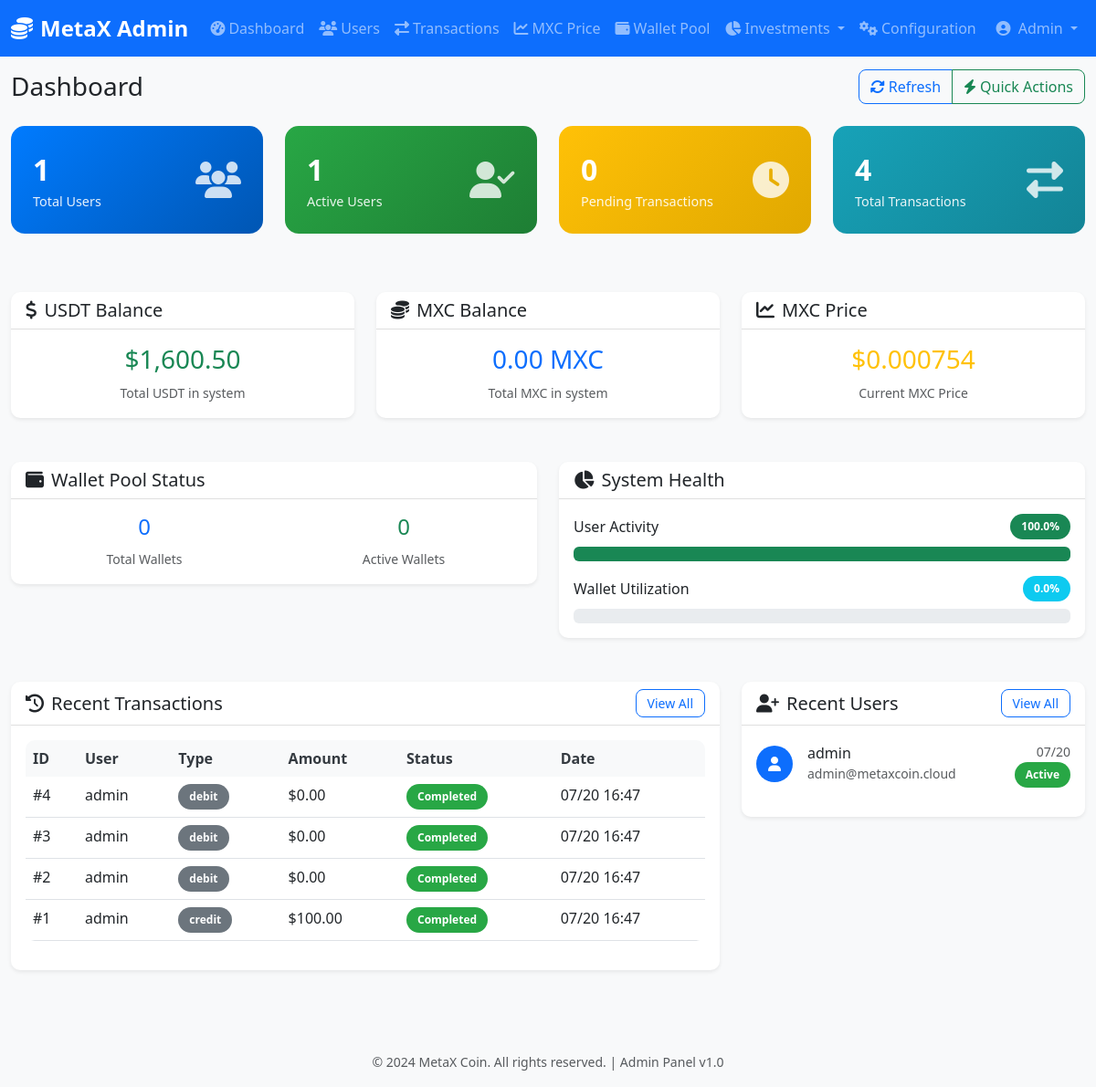
Screenshot of /admin/demo with the database file from the repository.
### models/transaction.py (models this page shows, shortened)
class Transaction(db.Model):
    __tablename__ = 'transactions'
    id = db.Column(db.Integer, primary_key=True)
    transaction_id = db.Column(db.String(50), unique=True, nullable=False, index=True)
    user_id = db.Column(db.Integer, db.ForeignKey('users.id'), nullable=False, index=True)
    transaction_type = db.Column(db.Enum(TransactionType), nullable=False, index=True)
    wallet_type = db.Column(db.String(50), nullable=False)
    amount = db.Column(db.Numeric(20, 8), nullable=False)
    fee = db.Column(db.Numeric(20, 8), default=0)
    status = db.Column(db.Enum(TransactionStatus), default=TransactionStatus.PENDING, nullable=False, index=True)
    description = db.Column(db.Text)
    admin_notes = db.Column(db.Text)
    error_message = db.Column(db.Text)
    blockchain_txn_id = db.Column(db.String(100), index=True)
    from_address = db.Column(db.String(100))
    to_address = db.Column(db.String(100))
    confirmations = db.Column(db.Integer, default=0)
    wallet_assignment_id = db.Column(db.Integer, db.ForeignKey('wallet_assignments.id'))
    created_at = db.Column(db.DateTime, default=datetime.utcnow, nullable=False)
    processed_at = db.Column(db.DateTime)
    confirmed_at = db.Column(db.DateTime)
    updated_at = db.Column(db.DateTime, default=datetime.utcnow, onupdate=datetime.utcnow)
    wallet_assignment = db.relationship('WalletAssignment', backref='transactions')

### models/user.py (models this page shows, shortened)
class User(db.Model):
    __tablename__ = 'users'
    id = db.Column(db.Integer, primary_key=True)
    username = db.Column(db.String(50), unique=True, nullable=False, index=True)
    email = db.Column(db.String(255), unique=True, nullable=False, index=True)
    password_hash = db.Column(db.String(255), nullable=False)
    first_name = db.Column(db.String(100), nullable=False)
    last_name = db.Column(db.String(100), nullable=False)
    phone = db.Column(db.String(20))
    date_of_birth = db.Column(db.Date)
    sponsor_id = db.Column(db.Integer, db.ForeignKey('users.id'), index=True)
    referral_code = db.Column(db.String(20), unique=True, nullable=False, index=True)
    is_active = db.Column(db.Boolean, default=True, nullable=False)
    is_verified = db.Column(db.Boolean, default=False, nullable=False)
    is_admin = db.Column(db.Boolean, default=False, nullable=False)
    rank = db.Column(db.String(20), default='Bronze')
    total_investment = db.Column(db.Numeric(20, 8), default=0, nullable=False)
    total_earnings = db.Column(db.Numeric(20, 8), default=0, nullable=False)
    created_at = db.Column(db.DateTime, default=datetime.utcnow, nullable=False)
    updated_at = db.Column(db.DateTime, default=datetime.utcnow, onupdate=datetime.utcnow)
    last_login = db.Column(db.DateTime)
    sponsor = db.relationship('User', remote_side=[id], backref='referrals')
    wallets = db.relationship('Wallet', backref='user', lazy='dynamic', cascade='all, delete-orphan')
    transactions = db.relationship('Transaction', backref='user', lazy='dynamic')
    incomes = db.relationship('Income', foreign_keys='Income.user_id', backref='user', lazy='dynamic')
    wallet_assignments = db.relationship('WalletAssignment', backref='user', lazy='dynamic')

### admin/web_routes.py (the view)
@admin_web_bp.route('/demo')
def demo_dashboard():
    try:
        from models.wallet import Wallet
        stats = {
            'total_users': User.query.count(),
            'active_users': User.query.filter_by(is_active=True).count(),
            'total_transactions': Transaction.query.count(),
            'pending_transactions': Transaction.query.filter_by(status=TransactionStatus.PENDING).count(),
            'total_wallets': PooledWallet.query.count() if PooledWallet.query.first() else 0,
            'active_wallets': PooledWallet.query.filter_by(is_active=True).count() if PooledWallet.query.first() else 0,
            'total_usdt_balance': Wallet.get_total_system_balance('available_fund') + Wallet.get_total_system_balance('main_balance'),
            'total_mxc_balance': 0,  # MXC balance would be calculated separately if needed
            'mxc_price': get_current_mxc_price()
        }
        recent_transactions = Transaction.query.order_by(desc(Transaction.created_at)).limit(10).all()
        recent_users = User.query.order_by(desc(User.created_at)).limit(5).all()
        return render_template('admin/dashboard.html',
                             stats=stats,
                             recent_transactions=recent_transactions,
                             recent_users=recent_users)
    except Exception as e:
        flash(f'Error loading dashboard: {str(e)}', 'error')
        return render_template('admin/dashboard.html', stats={}, recent_transactions=[], recent_users=[])

### templates/admin/dashboard.html (shortened to what this page needs)
{% extends "admin/base.html" %}
{% block page_title %}Dashboard{% endblock %}
{% block page_actions %}
<div class="btn-group" role="group">
    <button type="button" class="btn btn-outline-primary" onclick="location.reload()">
        <i class="fas fa-sync-alt me-1"></i>Refresh
    </button>
    <button type="button" class="btn btn-outline-success" data-bs-toggle="modal" data-bs-target="#quickActionsModal">
        <i class="fas fa-bolt me-1"></i>Quick Actions
    </button>
</div>
{% endblock %}
{% block content %}
<div class="row mb-4">
    <div class="col-xl-3 col-md-6 mb-4">
        <div class="stat-card">
            <div class="d-flex justify-content-between align-items-center">
                <div>
                    <div class="stat-number">{{ "{:,}".format(stats['total_users'] or 0) }}</div>
                    <div class="stat-label">Total Users</div>
                </div>
                <div class="stat-icon">
                    <i class="fas fa-users"></i>
                </div>
            </div>
        </div>
    </div>
    <div class="col-xl-3 col-md-6 mb-4">
        <div class="stat-card success">
            <div class="d-flex justify-content-between align-items-center">
                <div>
                    <div class="stat-number">{{ "{:,}".format(stats['active_users'] or 0) }}</div>
                    <div class="stat-label">Active Users</div>
                </div>
                <div class="stat-icon">
                    <i class="fas fa-user-check"></i>
                </div>
            </div>
        </div>
    </div>
    <div class="col-xl-3 col-md-6 mb-4">
        <div class="stat-card warning">
            <div class="d-flex justify-content-between align-items-center">
                <div>
                    <div class="stat-number">{{ "{:,}".format(stats['pending_transactions'] or 0) }}</div>
                    <div class="stat-label">Pending Transactions</div>
                </div>
                <div class="stat-icon">
                    <i class="fas fa-clock"></i>
                </div>
            </div>
        </div>
    </div>
    <div class="col-xl-3 col-md-6 mb-4">
        <div class="stat-card info">
            <div class="d-flex justify-content-between align-items-center">
                <div>
                    <div class="stat-number">{{ "{:,}".format(stats['total_transactions'] or 0) }}</div>
                    <div class="stat-label">Total Transactions</div>
                </div>
                <div class="stat-icon">
                    <i class="fas fa-exchange-alt"></i>
                </div>
            </div>
        </div>
    </div>
</div>
<div class="row mb-4">
    <div class="col-xl-4 col-md-6 mb-4">
        <div class="card">
            <div class="card-header">
                <h5 class="mb-0"><i class="fas fa-dollar-sign me-2"></i>USDT Balance</h5>
            </div>
            <div class="card-body text-center">
                <h3 class="text-success">${{ "{:,.2f}".format(stats['total_usdt_balance'] or 0) }}</h3>
                <small class="text-muted">Total USDT in system</small>
            </div>
        </div>
    </div>
    <div class="col-xl-4 col-md-6 mb-4">
        <div class="card">
            <div class="card-header">
                <h5 class="mb-0"><i class="fas fa-coins me-2"></i>MXC Balance</h5>
            </div>
            <div class="card-body text-center">
                <h3 class="text-primary">{{ "{:,.2f}".format(stats['total_mxc_balance'] or 0) }} MXC</h3>
                <small class="text-muted">Total MXC in system</small>
            </div>
        </div>
    </div>
    <div class="col-xl-4 col-md-6 mb-4">
        <div class="card">
            <div class="card-header">
                <h5 class="mb-0"><i class="fas fa-chart-line me-2"></i>MXC Price</h5>
            </div>
            <div class="card-body text-center">
                {% if stats['mxc_price'] %}
                <h3 class="text-warning">${{ "{:.6f}".format(stats['mxc_price'].price) }}</h3>
                <small class="text-muted">Current MXC Price</small>
                {% else %}
                <h3 class="text-muted">N/A</h3>
                <small class="text-muted">Price not set</small>
                {% endif %}
            </div>
        </div>
    </div>
</div>
<div class="row mb-4">
    <div class="col-md-6 mb-4">
        <div class="card">
            <div class="card-header">
                <h5 class="mb-0"><i class="fas fa-wallet me-2"></i>Wallet Pool Status</h5>
            </div>
            <div class="card-body">
                <div class="row text-center">
                    <div class="col-6">
                        <h4 class="text-primary">{{ stats['total_wallets'] or 0 }}</h4>
                        <small class="text-muted">Total Wallets</small>
                    </div>
                    <div class="col-6">
                        <h4 class="text-success">{{ stats['active_wallets'] or 0 }}</h4>
                        <small class="text-muted">Active Wallets</small>
                    </div>
                </div>
            </div>
        </div>
    </div>
    <div class="col-md-6 mb-4">
        <div class="card">
            <div class="card-header">
                <h5 class="mb-0"><i class="fas fa-chart-pie me-2"></i>System Health</h5>
            </div>
            <div class="card-body">
                <div class="d-flex justify-content-between align-items-center mb-2">
                    <span>User Activity</span>
                    <span class="badge bg-success">{{ "{:.1f}%".format((stats['active_users'] / stats['total_users'] * 100) if stats['total_users'] > 0 else 0) }}</span>
                </div>
                <div class="progress mb-3">
                    <div class="progress-bar bg-success" style="width: {{ (stats['active_users'] / stats['total_users'] * 100) if stats['total_users'] > 0 else 0 }}%"></div>
                </div>
                <div class="d-flex justify-content-between align-items-center mb-2">
                    <span>Wallet Utilization</span>
                    <span class="badge bg-info">{{ "{:.1f}%".format((stats['active_wallets'] / stats['total_wallets'] * 100) if stats['total_wallets'] > 0 else 0) }}</span>
                </div>
                <div class="progress">
                </div>
            </div>
        </div>
    </div>
</div>
<div class="row">
    <div class="col-lg-8 mb-4">
        <div class="card">
            <div class="card-header d-flex justify-content-between align-items-center">
                <h5 class="mb-0"><i class="fas fa-history me-2"></i>Recent Transactions</h5>
                <a href="{{ url_for('admin_web.transactions') }}" class="btn btn-sm btn-outline-primary">View All</a>
            </div>
            <div class="card-body">
                {% if recent_transactions %}
                <div class="table-responsive">
                    <table class="table table-hover">
                        <thead>
                            <tr>
                                <th>ID</th>
                                <th>User</th>
                                <th>Type</th>
                                <th>Amount</th>
                                <th>Status</th>
                                <th>Date</th>
                            </tr>
                        </thead>
                        <tbody>
                            {% for transaction in recent_transactions %}
                            <tr>
                                <td>#{{ transaction.id }}</td>
                                <td>{{ transaction.user.username if transaction.user else 'N/A' }}</td>
                                <td>
                                    <span class="badge bg-secondary">{{ transaction.transaction_type.value if transaction.transaction_type else 'N/A' }}</span>
                                </td>
                                <td>${{ "{:.2f}".format(transaction.amount) }}</td>
                                <td>
                                    {% if transaction.status.value == 'pending' %}
                                    <span class="badge status-pending">Pending</span>
                                    {% elif transaction.status.value == 'completed' %}
                                    <span class="badge status-completed">Completed</span>
                                    {% else %}
                                    <span class="badge status-failed">Failed</span>
                                    {% endif %}
                                </td>
                                <td>{{ transaction.created_at.strftime('%m/%d %H:%M') if transaction.created_at else 'N/A' }}</td>
                            </tr>
                            {% endfor %}
                        </tbody>
                    </table>
                </div>
                {% else %}
                <div class="text-center text-muted py-4">
                    <i class="fas fa-inbox fa-3x mb-3"></i>
                    <p>No recent transactions</p>
                </div>
                {% endif %}
            </div>
        </div>
    </div>
    <div class="col-lg-4 mb-4">
        <div class="card">
            <div class="card-header d-flex justify-content-between align-items-center">
                <h5 class="mb-0"><i class="fas fa-user-plus me-2"></i>Recent Users</h5>
                <a href="{{ url_for('admin_web.users') }}" class="btn btn-sm btn-outline-primary">View All</a>
            </div>
            <div class="card-body">
                {% if recent_users %}
                {% for user in recent_users %}
                <div class="d-flex align-items-center mb-3">
                    <div class="avatar-sm bg-primary rounded-circle d-flex align-items-center justify-content-center me-3">
                        <i class="fas fa-user text-white"></i>
                    </div>
                    <div class="flex-grow-1">
                        <h6 class="mb-0">{{ user.username }}</h6>
                        <small class="text-muted">{{ user.email }}</small>
                    </div>
                    <div class="text-end">
                        <small class="text-muted">{{ user.created_at.strftime('%m/%d') if user.created_at else 'N/A' }}</small>
                        {% if user.is_active %}
                        <br><span class="badge status-active">Active</span>
                        {% else %}
                        <br><span class="badge status-inactive">Inactive</span>
                        {% endif %}
                    </div>
                </div>
                {% endfor %}
                {% else %}
                <div class="text-center text-muted py-4">
                    <i class="fas fa-users fa-3x mb-3"></i>
                    <p>No recent users</p>
                </div>
                {% endif %}
            </div>
        </div>
    </div>
</div>
{% endblock %}

### rows the page displays
Transaction: amount "0.00", status "Completed"
Transaction: amount "0.00", status "Completed"
Transaction: amount "0.00", status "Completed"
Transaction: amount "100.00", status "Completed"
User: username "admin", email "admin@metaxcoin.cloud", created_at "07/20", is_active "Active"

### other values shown
{{ "{:,}".format(stats['total_users'] or 0) }} "1"
{{ "{:,}".format(stats['active_users'] or 0) }} "1"
{{ "{:,}".format(stats['pending_transactions'] or 0) }} "0"
{{ "{:,}".format(stats['total_transactions'] or 0) }} "4"
{{ "{:,.2f}".format(stats['total_usdt_balance'] or 0) }} "1,600.50"
{{ "{:,.2f}".format(stats['total_mxc_balance'] or 0) }} "0.00"
{{ "{:.6f}".format(stats['mxc_price'].price) }} "0.000754"
{{ stats['total_wallets'] or 0 }} "0"
{{ stats['active_wallets'] or 0 }} "0"
